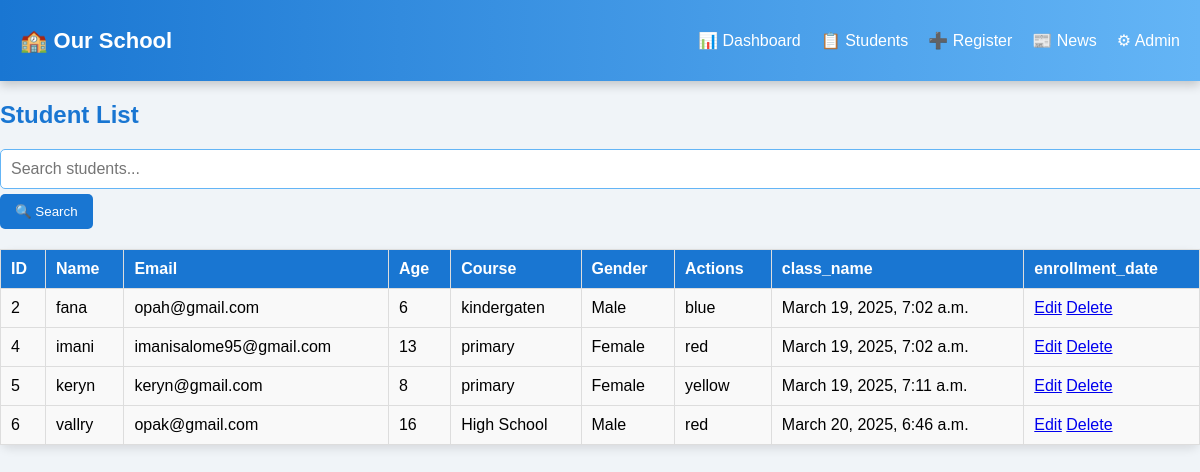
/students/, run on an earlier commit of the app's database.
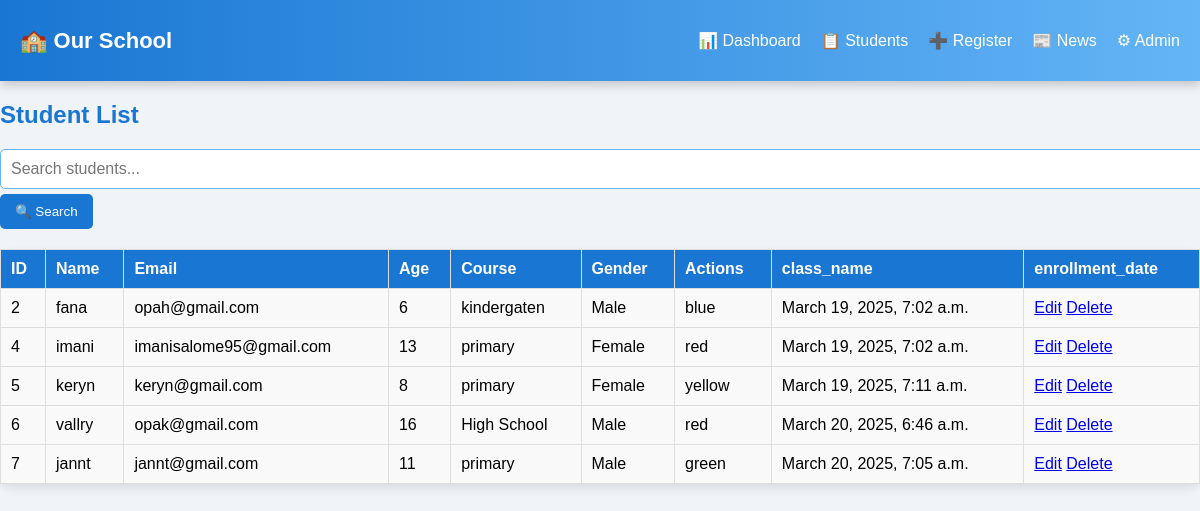
And on a later commit of the database.
### school/models.py (models this page shows, shortened)
class Student(models.Model):
    name = models.CharField(max_length=100)
    email = models.EmailField(unique=True)
    age = models.IntegerField()
    course = models.CharField(max_length=100)
    class_name = models.CharField(max_length=50,null=True)
    gender = models.CharField(max_length=10, choices=[('Male', 'Male'), ('Female', 'Female')],null=True)
    enrollment_date = models.DateTimeField(auto_now_add=True,null=True)

### school/views.py (the view)
# urls.py: path('students/', views.student_list, name='student_list'),
def student_list(request):
    query = request.GET.get('search', '')
    students = Student.objects.filter(name__icontains=query) if query else Student.objects.all()
    return render(request, 'student_list.html', {'students': students, 'query': query})

### school/templates/student_list.html
{% extends 'base.html' %}
{% block content %}
<h2>Student List</h2>
    <form method="GET" action="{% url 'student_list' %}" class="search-form">
        <label>
            <input type="text" name="search" placeholder="Search students..." value="{{ query }}">
        </label>
        <button type="submit">🔍 Search</button>
</form>
<table>
    <thead>
        <tr>
            <th>ID</th>
            <th>Name</th>
            <th>Email</th>
            <th>Age</th>
            <th>Course</th>
            <th>Gender</th>
             <th>Actions</th>
            <th> class_name</th>
            <th>enrollment_date</th>
        </tr>
    </thead>
    <tbody>
        {% for student in students %}
        <tr>
            <td>{{ student.id }}</td>
            <td>{{ student.name }}</td>
            <td>{{ student.email }}</td>
            <td>{{ student.age }}</td>
            <td>{{ student.course }}</td>
            <td>{{ student.gender }}</td>
            <td>{{ student.class_name }}</td>
            <td>{{ student.enrollment_date }}</td>
            <td>
                <a href="{% url 'student_update' student.id %}">Edit</a>
                <a href="{% url 'student_delete' student.id %}">Delete</a>
            </td>
        </tr>
        {% endfor %}
    </tbody>
</table>
{% endblock %}

What changed in the data, as far as the page shows it:
added Student: id "7", name "jannt", email "jannt@gmail.com", age "11", course "primary", gender "Male", class_name "green", enrollment_date "March 20, 2025, 7:05 a.m."
